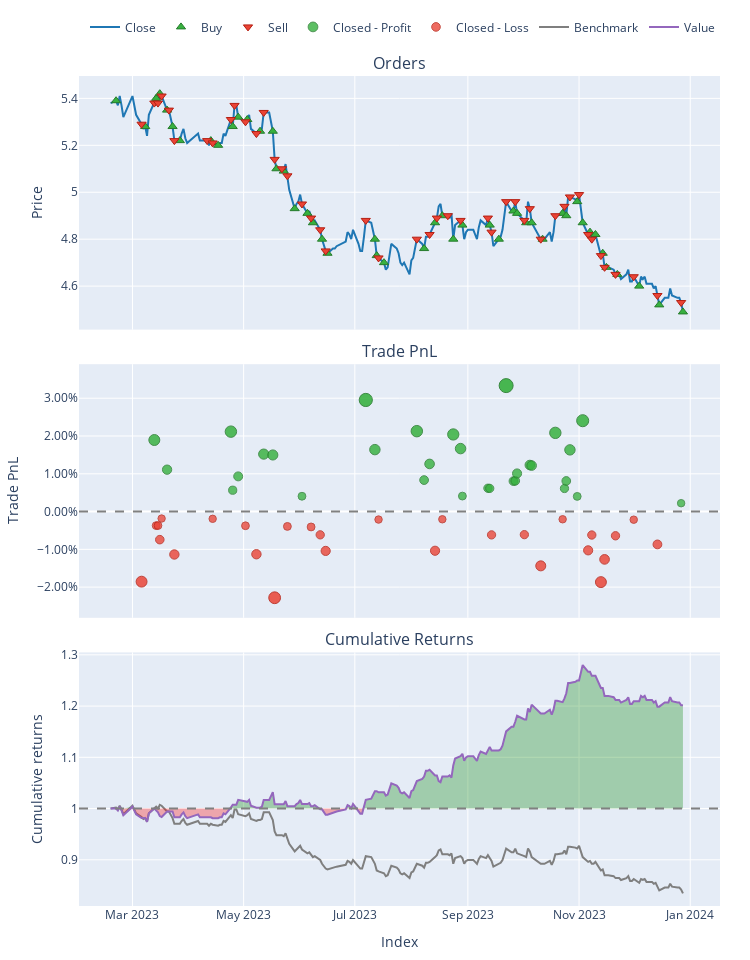

Notebook code for this chart:
### Code cell
pf.plot().show()

### Figure 1 — Plotly figure (JSON) as saved in the notebook; plotly's stock layout.template omitted (floating-point values rounded to 4 significant figures; data arrays with more than 128 entries replaced by an {"elided": "..."} marker saying what was removed)
{"data": [{"legendgroup": "0", "line": {"color": "#1f77b4"}, "name": "Close", "showlegend": true, "type": "scatter", "uid": "ec169a73-8088-4020-9e56-e455abb9da7e", "x": {"elided": "213 str values"}, "xaxis": "x", "y": {"elided": "213 float values"}, "yaxis": "y"}, {"customdata": {"elided": "48x3 float values"}, "hovertemplate": "Order Id: %{customdata[0]}<br>Timestamp: %{x}<br>Price: %{y}<br>Size: %{customdata[1]:.6f}<br>Fees: %{customdata[2]:.6f}", "legendgroup": "1", "marker": {"color": "#37B13F", "line": {"color": "rgb(38,123,44)", "width": 1}, "size": 8, "symbol": "triangle-up"}, "mode": "markers", "name": "Buy", "type": "scatter", "uid": "d60cff74-6c37-40df-836e-6f2e8f806279", "x": ["2023-02-20T00:00:00", "2023-03-08T00:00:00", "2023-03-14T00:00:00", "2023-03-16T00:00:00", "2023-03-20T00:00:00", "2023-03-23T00:00:00", "2023-03-27T00:00:00", "2023-04-13T00:00:00", "2023-04-17T00:00:00", "2023-04-25T00:00:00", "2023-04-28T00:00:00", "2023-05-03T00:00:00", "2023-05-10T00:00:00", "2023-05-17T00:00:00", "2023-05-19T00:00:00", "2023-05-23T00:00:00", "2023-05-29T00:00:00", "2023-06-05T00:00:00", "2023-06-08T00:00:00", "2023-06-13T00:00:00", "2023-06-16T00:00:00", "2023-07-12T00:00:00", "2023-07-13T00:00:00", "2023-07-17T00:00:00", "2023-08-08T00:00:00", "2023-08-14T00:00:00", "2023-08-18T00:00:00", "2023-08-24T00:00:00", "2023-08-29T00:00:00", "2023-09-13T00:00:00", "2023-09-18T00:00:00", "2023-09-26T00:00:00", "2023-09-28T00:00:00", "2023-10-03T00:00:00", "2023-10-06T00:00:00", "2023-10-12T00:00:00", "2023-10-23T00:00:00", "2023-10-25T00:00:00", "2023-10-31T00:00:00", "2023-11-03T00:00:00", "2023-11-07T00:00:00", "2023-11-10T00:00:00", "2023-11-14T00:00:00", "2023-11-16T00:00:00", "2023-11-22T00:00:00", "2023-12-04T00:00:00", "2023-12-15T00:00:00", "2023-12-28T00:00:00"], "xaxis": "x", "y": [5.39, 5.28, 5.4, 5.42, 5.35, 5.28, 5.22, 5.22, 5.2, 5.28, 5.32, 5.31, 5.26, 5.26, 5.1, 5.09, 4.93, 4.91, 4.87, 4.8, 4.74, 4.8, 4.73, 4.7, 4.76, 4.87, 4.9, 4.8, 4.86, 4.86, 4.8, 4.92, 4.91, 4.87, 4.87, 4.8, 4.91, 4.9, 4.96, 4.87, 4.83, 4.82, 4.74, 4.68, 4.65, 4.6, 4.52, 4.49], "yaxis": "y"}, {"customdata": {"elided": "46x3 float values"}, "hovertemplate": "Order Id: %{customdata[0]}<br>Timestamp: %{x}<br>Price: %{y}<br>Size: %{customdata[1]:.6f}<br>Fees: %{customdata[2]:.6f}", "legendgroup": "2", "marker": {"color": "#EA4335", "line": {"color": "rgb(181,31,18)", "width": 1}, "size": 8, "symbol": "triangle-down"}, "mode": "markers", "name": "Sell", "type": "scatter", "uid": "a7997ba9-1039-4071-8bb2-1b50fc5993d1", "x": ["2023-03-06T00:00:00", "2023-03-13T00:00:00", "2023-03-15T00:00:00", "2023-03-17T00:00:00", "2023-03-21T00:00:00", "2023-03-24T00:00:00", "2023-04-11T00:00:00", "2023-04-14T00:00:00", "2023-04-24T00:00:00", "2023-04-26T00:00:00", "2023-05-02T00:00:00", "2023-05-08T00:00:00", "2023-05-12T00:00:00", "2023-05-18T00:00:00", "2023-05-22T00:00:00", "2023-05-25T00:00:00", "2023-06-02T00:00:00", "2023-06-07T00:00:00", "2023-06-12T00:00:00", "2023-06-15T00:00:00", "2023-07-07T00:00:00", "2023-07-14T00:00:00", "2023-08-04T00:00:00", "2023-08-11T00:00:00", "2023-08-15T00:00:00", "2023-08-21T00:00:00", "2023-08-28T00:00:00", "2023-09-12T00:00:00", "2023-09-14T00:00:00", "2023-09-22T00:00:00", "2023-09-27T00:00:00", "2023-10-02T00:00:00", "2023-10-05T00:00:00", "2023-10-11T00:00:00", "2023-10-19T00:00:00", "2023-10-24T00:00:00", "2023-10-27T00:00:00", "2023-11-01T00:00:00", "2023-11-06T00:00:00", "2023-11-08T00:00:00", "2023-11-13T00:00:00", "2023-11-15T00:00:00", "2023-11-21T00:00:00", "2023-12-01T00:00:00", "2023-12-14T00:00:00", "2023-12-27T00:00:00"], "xaxis": "x", "y": [5.29, 5.38, 5.38, 5.41, 5.35, 5.22, 5.22, 5.21, 5.31, 5.37, 5.3, 5.25, 5.34, 5.14, 5.1, 5.07, 4.95, 4.89, 4.84, 4.75, 4.88, 4.72, 4.8, 4.82, 4.89, 4.9, 4.88, 4.89, 4.83, 4.96, 4.96, 4.88, 4.93, 4.8, 4.9, 4.94, 4.98, 4.99, 4.82, 4.8, 4.73, 4.68, 4.65, 4.64, 4.56, 4.53], "yaxis": "y"}, {"customdata": [[1, 1, 1.859, 0.01894], [6, 6, 1.091, 0.01109], [11, 11, 2.076, 0.02115], [12, 12, 0.5661, 0.00565], [13, 13, 0.9381, 0.009311], [16, 16, 1.523, 0.01521], [17, 17, 1.523, 0.01498], [21, 21, 0.4076, 0.004057], [25, 25, 2.918, 0.02954], [26, 26, 1.668, 0.01639], [28, 28, 2.195, 0.02128], [29, 29, 0.878, 0.008333], [30, 30, 1.339, 0.01261], [34, 34, 2.168, 0.02041], [35, 35, 1.807, 0.01667], [36, 36, 0.4517, 0.004098], [37, 37, 0.6832, 0.006173], [38, 38, 0.6832, 0.006135], [40, 40, 3.712, 0.03333], [41, 41, 0.9279, 0.008065], [42, 42, 0.943, 0.00813], [43, 43, 1.179, 0.01008], [45, 45, 1.446, 0.01232], [46, 46, 1.446, 0.01217], [48, 48, 2.47, 0.02083], [50, 50, 0.7379, 0.00611], [51, 51, 0.9839, 0.008097], [52, 52, 2.0, 0.01633], [53, 53, 0.5, 0.004016], [54, 54, 3.006, 0.02405], [62, 62, 0.2652, 0.002212]], "hovertemplate": "Exit Trade Id: %{customdata[0]}<br>Position Id: %{customdata[1]}<br>Exit Timestamp: %{x}<br>PnL: %{customdata[2]:.6f}<br>Return: %{customdata[3]:.2%}", "legendgroup": "3", "marker": {"color": "#37B13F", "line": {"color": "rgb(38,123,44)", "width": 1}, "opacity": [0.8352, 0.7999, 0.8452, 0.7754, 0.7919, 0.8184, 0.8174, 0.7683, 0.8829, 0.8238, 0.8457, 0.7875, 0.8067, 0.8418, 0.825, 0.7684, 0.7778, 0.7776, 0.9, 0.7863, 0.7866, 0.7954, 0.8054, 0.8048, 0.8438, 0.7775, 0.7864, 0.8235, 0.7681, 0.8582, 0.76], "size": [10.98, 9.329, 11.44, 8.186, 8.955, 10.19, 10.15, 7.852, 13.2, 10.44, 11.47, 8.75, 9.647, 11.29, 10.5, 7.861, 8.296, 8.288, 14, 8.694, 8.707, 9.117, 9.587, 9.556, 11.38, 8.283, 8.7, 10.43, 7.843, 12.05, 7.465], "symbol": "circle"}, "mode": "markers", "name": "Closed - Profit", "type": "scatter", "uid": "43260824-51b0-434f-9963-002186e63ad1", "x": ["2023-03-13T00:00:00", "2023-03-20T00:00:00", "2023-04-24T00:00:00", "2023-04-25T00:00:00", "2023-04-28T00:00:00", "2023-05-12T00:00:00", "2023-05-17T00:00:00", "2023-06-02T00:00:00", "2023-07-07T00:00:00", "2023-07-12T00:00:00", "2023-08-04T00:00:00", "2023-08-08T00:00:00", "2023-08-11T00:00:00", "2023-08-24T00:00:00", "2023-08-28T00:00:00", "2023-08-29T00:00:00", "2023-09-12T00:00:00", "2023-09-13T00:00:00", "2023-09-22T00:00:00", "2023-09-26T00:00:00", "2023-09-27T00:00:00", "2023-09-28T00:00:00", "2023-10-05T00:00:00", "2023-10-06T00:00:00", "2023-10-19T00:00:00", "2023-10-24T00:00:00", "2023-10-25T00:00:00", "2023-10-27T00:00:00", "2023-10-31T00:00:00", "2023-11-03T00:00:00", "2023-12-27T00:00:00"], "xaxis": "x2", "y": [0.01894, 0.01109, 0.02115, 0.00565, 0.009311, 0.01521, 0.01498, 0.004057, 0.02954, 0.01639, 0.02128, 0.008333, 0.01261, 0.02041, 0.01667, 0.004098, 0.006173, 0.006135, 0.03333, 0.008065, 0.00813, 0.01008, 0.01232, 0.01217, 0.02083, 0.00611, 0.008097, 0.01633, 0.004016, 0.02405, 0.002212], "yaxis": "y2"}, {"customdata": [[0, 0, -1.855, -0.01855], [2, 2, -0.3718, -0.003717], [3, 3, -0.369, -0.003704], [4, 4, -0.738, -0.007435], [5, 5, -0.1818, -0.001845], [8, 8, -1.13, -0.01136], [10, 10, -0.1883, -0.001916], [14, 14, -0.3823, -0.003759], [15, 15, -1.145, -0.0113], [18, 18, -2.355, -0.02281], [20, 20, -0.3963, -0.003929], [22, 22, -0.4109, -0.004073], [23, 23, -0.6189, -0.00616], [24, 24, -1.04, -0.01042], [27, 27, -0.2186, -0.002114], [31, 31, -1.116, -0.01037], [32, 32, -0.2177, -0.002045], [39, 39, -0.6916, -0.006173], [44, 44, -0.7217, -0.00611], [47, 47, -1.729, -0.01437], [49, 49, -0.247, -0.002041], [55, 55, -1.314, -0.01027], [56, 56, -0.7869, -0.006211], [57, 57, -2.351, -0.01867], [58, 58, -1.564, -0.01266], [59, 59, -0.782, -0.00641], [60, 60, -0.2607, -0.002151], [61, 61, -1.052, -0.008696]], "hovertemplate": "Exit Trade Id: %{customdata[0]}<br>Position Id: %{customdata[1]}<br>Exit Timestamp: %{x}<br>PnL: %{customdata[2]:.6f}<br>Return: %{customdata[3]:.2%}", "legendgroup": "4", "marker": {"color": "#EA4335", "line": {"color": "rgb(181,31,18)", "width": 1}, "opacity": [0.8335, 0.7667, 0.7667, 0.7835, 0.7583, 0.8011, 0.7586, 0.7669, 0.8008, 0.8527, 0.7677, 0.7683, 0.7777, 0.7969, 0.7595, 0.7967, 0.7592, 0.7778, 0.7775, 0.8147, 0.7592, 0.7962, 0.778, 0.834, 0.807, 0.7788, 0.7597, 0.7891], "size": [10.9, 7.781, 7.778, 8.561, 7.387, 9.386, 7.402, 7.789, 9.373, 11.79, 7.825, 7.855, 8.294, 9.188, 7.444, 9.178, 7.429, 8.296, 8.283, 10.02, 7.429, 9.156, 8.304, 10.92, 9.658, 8.346, 7.452, 8.826], "symbol": "circle"}, "mode": "markers", "name": "Closed - Loss", "type": "scatter", "uid": "96d9ccde-e4c9-4234-a900-6572249740a6", "x": ["2023-03-06T00:00:00", "2023-03-14T00:00:00", "2023-03-15T00:00:00", "2023-03-16T00:00:00", "2023-03-17T00:00:00", "2023-03-24T00:00:00", "2023-04-14T00:00:00", "2023-05-02T00:00:00", "2023-05-08T00:00:00", "2023-05-18T00:00:00", "2023-05-25T00:00:00", "2023-06-07T00:00:00", "2023-06-12T00:00:00", "2023-06-15T00:00:00", "2023-07-14T00:00:00", "2023-08-14T00:00:00", "2023-08-18T00:00:00", "2023-09-14T00:00:00", "2023-10-02T00:00:00", "2023-10-11T00:00:00", "2023-10-23T00:00:00", "2023-11-06T00:00:00", "2023-11-08T00:00:00", "2023-11-13T00:00:00", "2023-11-15T00:00:00", "2023-11-21T00:00:00", "2023-12-01T00:00:00", "2023-12-14T00:00:00"], "xaxis": "x2", "y": [-0.01855, -0.003717, -0.003704, -0.007435, -0.001845, -0.01136, -0.001916, -0.003759, -0.0113, -0.02281, -0.003929, -0.004073, -0.00616, -0.01042, -0.002114, -0.01037, -0.002045, -0.006173, -0.00611, -0.01437, -0.002041, -0.01027, -0.006211, -0.01867, -0.01266, -0.00641, -0.002151, -0.008696], "yaxis": "y2"}, {"legendgroup": "5", "line": {"color": "#7f7f7f"}, "name": "Benchmark", "showlegend": true, "type": "scatter", "uid": "2ac25ca7-0b76-4570-af7c-f18c8bcda4c2", "x": {"elided": "213 str values"}, "xaxis": "x3", "y": {"elided": "213 float values"}, "yaxis": "y3"}, {"hoverinfo": "skip", "legendgroup": "6", "line": {"color": "rgba(0, 0, 0, 0)", "width": 0}, "opacity": 0, "showlegend": false, "type": "scatter", "uid": "b935453a-9347-4b49-b0c1-a75b0286a446", "x": {"elided": "213 str values"}, "xaxis": "x3", "y": {"elided": "213 int values"}, "yaxis": "y3"}, {"connectgaps": false, "fill": "tonexty", "fillcolor": "rgba(0, 128, 0, 0.3)", "hoverinfo": "skip", "legendgroup": "6", "line": {"color": "rgba(0, 0, 0, 0)", "width": 0}, "opacity": 0, "showlegend": false, "type": "scatter", "uid": "7d10aa56-35b9-4ef3-8d81-50aa30c472db", "x": {"elided": "213 str values"}, "xaxis": "x3", "y": {"elided": "213 float values"}, "yaxis": "y3"}, {"hoverinfo": "skip", "legendgroup": "6", "line": {"color": "rgba(0, 0, 0, 0)", "width": 0}, "opacity": 0, "showlegend": false, "type": "scatter", "uid": "4b9b67e9-bf2a-4dd3-9d47-91fc52cec956", "x": {"elided": "213 str values"}, "xaxis": "x3", "y": {"elided": "213 int values"}, "yaxis": "y3"}, {"connectgaps": false, "fill": "tonexty", "fillcolor": "rgba(255, 0, 0, 0.3)", "hoverinfo": "skip", "legendgroup": "6", "line": {"color": "rgba(0, 0, 0, 0)", "width": 0}, "opacity": 0, "showlegend": false, "type": "scatter", "uid": "95e26a3d-3078-4f7a-b367-40392fe1a2f4", "x": {"elided": "213 str values"}, "xaxis": "x3", "y": {"elided": "213 float values"}, "yaxis": "y3"}, {"legendgroup": "7", "line": {"color": "#9467bd"}, "name": "Value", "showlegend": true, "type": "scatter", "uid": "e93334ab-5108-4a55-aa46-e043fbcdd1de", "x": {"elided": "213 str values"}, "xaxis": "x3", "y": {"elided": "213 float values"}, "yaxis": "y3"}, {"hoverinfo": "skip", "legendgroup": "6", "line": {"color": "rgba(0, 0, 0, 0)", "width": 0}, "opacity": 0, "showlegend": false, "type": "scatter", "uid": "2b79d763-f7c4-49fc-94e8-efad909b7b6d", "x": {"elided": "213 str values"}, "xaxis": "x3", "y": {"elided": "213 int values"}, "yaxis": "y3"}], "layout": {"annotations": [{"font": {"size": 16}, "showarrow": false, "text": "Orders", "x": 0.5, "xanchor": "center", "xref": "paper", "y": 1, "yanchor": "bottom", "yref": "paper"}, {"font": {"size": 16}, "showarrow": false, "text": "Trade PnL", "x": 0.5, "xanchor": "center", "xref": "paper", "y": 0.6528, "yanchor": "bottom", "yref": "paper"}, {"font": {"size": 16}, "showarrow": false, "text": "Cumulative Returns", "x": 0.5, "xanchor": "center", "xref": "paper", "y": 0.3056, "yanchor": "bottom", "yref": "paper"}], "height": 960, "legend": {"orientation": "h", "traceorder": "normal", "x": 1, "xanchor": "right", "y": 1.042, "yanchor": "bottom"}, "margin": {"b": 30, "l": 30, "r": 30, "t": 30}, "shapes": [{"line": {"color": "gray", "dash": "dash"}, "type": "line", "x0": 0, "x1": 1, "xref": "paper", "y0": 0, "y1": 0, "yref": "y2"}, {"line": {"color": "gray", "dash": "dash"}, "type": "line", "x0": 0, "x1": 1, "xref": "paper", "y0": 1, "y1": 1, "yref": "y3"}], "showlegend": true, "width": 750, "xaxis": {"anchor": "y", "domain": [0, 1], "matches": "x3", "showticklabels": false}, "xaxis2": {"anchor": "y2", "domain": [0, 1], "matches": "x3", "showticklabels": false}, "xaxis3": {"anchor": "y3", "domain": [0, 1], "title": {"text": "Index"}}, "yaxis": {"anchor": "x", "domain": [0.6944, 1], "title": {"text": "Price"}}, "yaxis2": {"anchor": "x2", "domain": [0.3472, 0.6528], "tickformat": ".2%", "title": {"text": "Trade PnL"}}, "yaxis3": {"anchor": "x3", "domain": [0, 0.3056], "title": {"text": "Cumulative returns"}}}}
